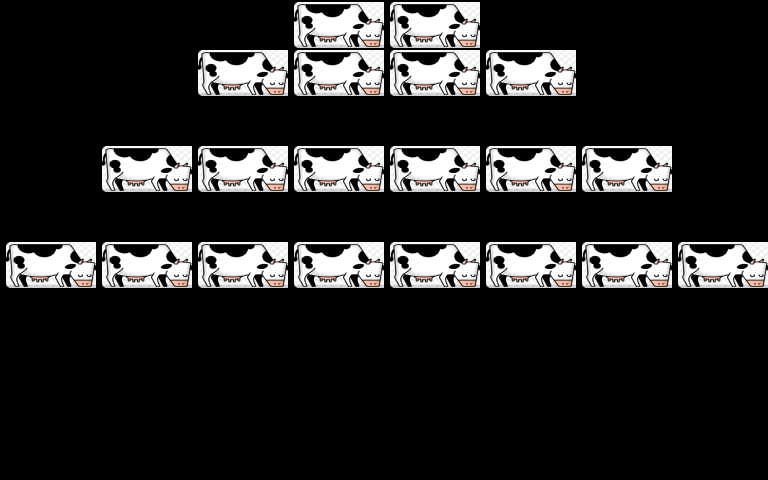

A level layout from a 2D game, rendered from its tile map. Below: a short description, then the map file with its tile-grid data intact:
An orthogonal 8x10 tile map with 96x48 px tiles, 1 tile layer (Level).

<map version="1.5" tiledversion="1.7.2" orientation="orthogonal" renderorder="right-down" width="8" height="10" tilewidth="96" tileheight="48" infinite="0" nextlayerid="2" nextobjectid="1">
 <tileset firstgid="1" name="cow" tilewidth="96" tileheight="48" tilecount="1" columns="1">
  <image source="../assets/cow.png" width="106" height="58" />
 </tileset>
 <layer id="1" name="Level" width="8" height="10">
  <data encoding="csv">
0,0,0,1,1,0,0,0,
0,0,1,1,1,1,0,0,
0,0,0,0,0,0,0,0,
0,1,1,1,1,1,1,0,
0,0,0,0,0,0,0,0,
1,1,1,1,1,1,1,1,
0,0,0,0,0,0,0,0,
0,0,0,0,0,0,0,0,
0,0,0,0,0,0,0,0,
0,0,0,0,0,0,0,0
</data>
 </layer>
</map>